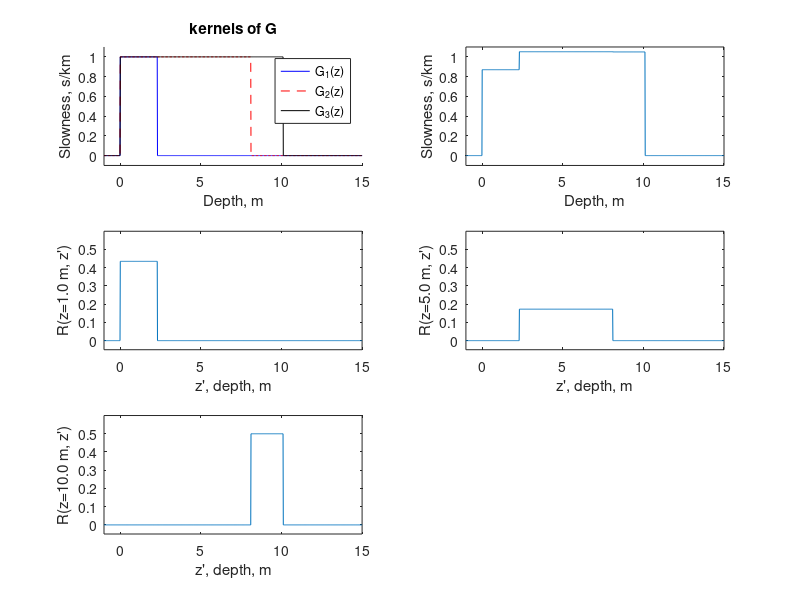

The MATLAB script that drew this image:
%
% backus.m
%
% Implementation of the problem in Section 7.19 of Tarantola (2005),
%   "Using the Backus and Gilbert Method"
%

close all, clc, clear

zdep = [2.3 8.1 10.1];         % m
dobs = [2.0 8.1 10.2]';        % ms


G = @(z,i) ( and(z >= 0, z < zdep(i)) );

zmin = -1;
zmax = 15;
nz = 1000;
zplot = linspace(zmin,zmax,nz)';

figure; nr=3; nc=2;
ax0 = [zmin zmax -0.1 1.1];

subplot(nr,nc,1); hold on;
plot(zplot,G(zplot,1),'b');
plot(zplot,G(zplot,2),'r--');
plot(zplot,G(zplot,3),'k');
legend('G_1(z)','G_2(z)','G_3(z)');
axis(ax0);
xlabel('Depth, m'); ylabel('Slowness, s/km');
title('kernels of G');

S = diag(zdep);
S(1,2) = zdep(1);
S(1,3) = zdep(1);
S(2,3) = zdep(2);
S(2,1) = S(1,2);
S(3,1) = S(1,3);
S(3,2) = S(2,3);

Sinv = inv(S);

p = Sinv*dobs;
p = [-0.182 0.002 1.050]';

S, Sinv, p

nplot = [G(zplot,1) G(zplot,2) G(zplot,3)]*p;

subplot(nr,nc,2);
plot(zplot,nplot); axis(ax0);
xlabel('Depth, m'); ylabel('Slowness, s/km');

% resolving kernels
ax1 = [ax0(1:2) -0.05 0.6];
ztar = [1 5 10];
for k = 1:length(ztar)
    Rz = zeros(nz,1);
    for i=1:3
        for j=1:3
            Rz = Rz + G(ztar(k),i)*Sinv(i,j)*G(zplot,j);
        end
    end
    subplot(nr,nc,2+k);
    plot(zplot,Rz);
    axis(ax1);
    xlabel('z'', depth, m');
    ylabel(sprintf('R(z=%.1f m, z'')',ztar(k)));
end


